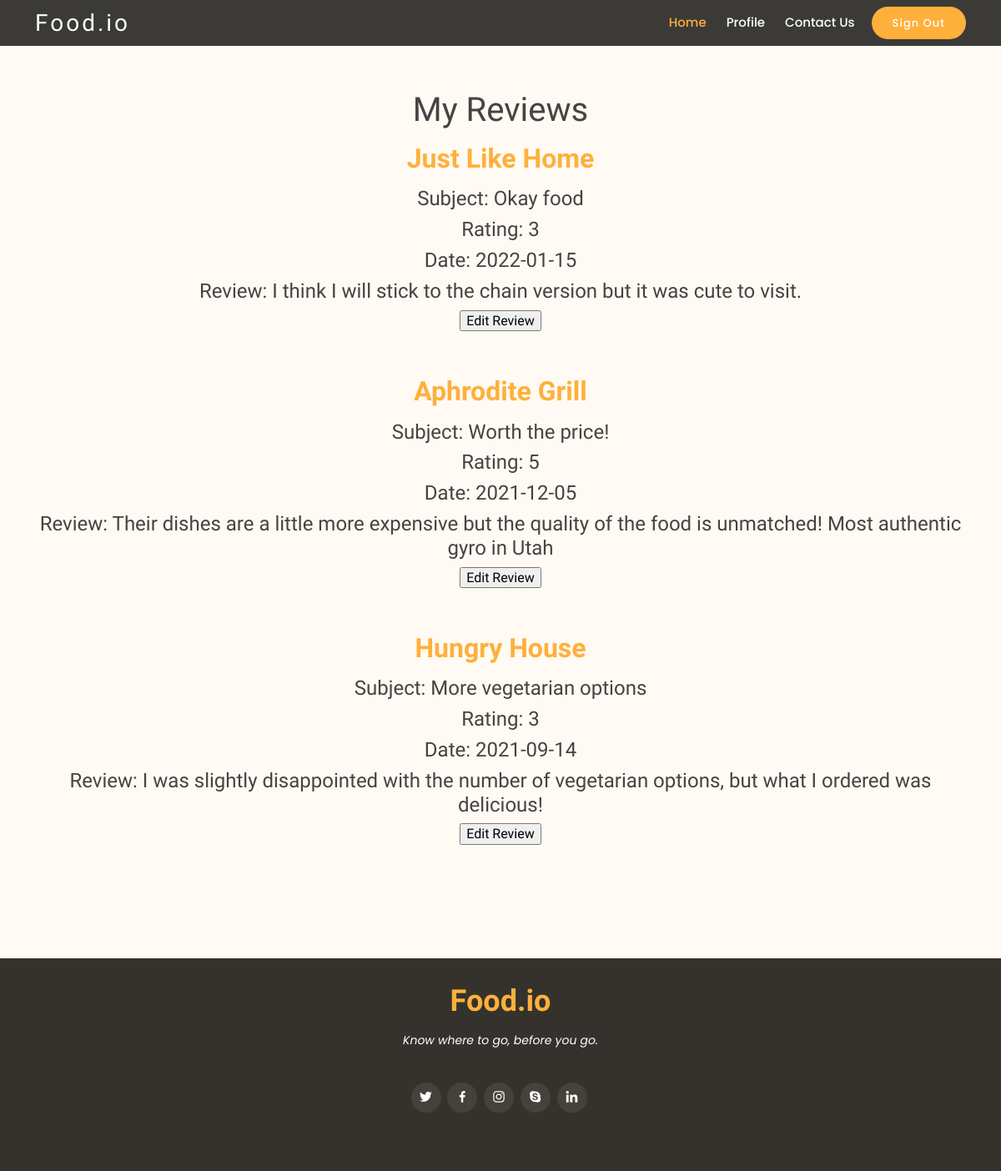
The page /foodio/profiles/userreviews.php (signed in) on the database its author committed.
### tables this page shows
CREATE TABLE `review` (
  `review_ID` int(11) NOT NULL AUTO_INCREMENT,
  `restaurant_ID` int(11) NOT NULL,
  `user_ID` int(11) NOT NULL,
  `subject` varchar(50) NOT NULL,
  `review` varchar(500) NOT NULL,
  `rating` char(1) NOT NULL,
  `review_date` date NOT NULL,
  `response` varchar(500) NOT NULL,
  PRIMARY KEY (`review_ID`),
  KEY `restaurant_ID` (`restaurant_ID`),
  KEY `user_ID` (`user_ID`),
  CONSTRAINT `review_ibfk_1` FOREIGN KEY (`restaurant_ID`) REFERENCES `restaurant` (`restaurant_ID`),
  CONSTRAINT `review_ibfk_2` FOREIGN KEY (`user_ID`) REFERENCES `user` (`user_ID`),
  CONSTRAINT CHECK_review_rating CHECK (rating IN ('1','2','3','4','5'))
);

CREATE TABLE `restaurant` (
  `restaurant_ID` int(11) NOT NULL AUTO_INCREMENT,
  `restaurant_name` varchar(128) NOT NULL,
  `restaurant_password` varchar(255) NOT NULL,
  `restaurant_description` varchar(500) NOT NULL,
  `address` varchar(250) NOT NULL,
  `owner_name` varchar(128) NOT NULL,
  `phone` char(10) NOT NULL,
  `restaurant_email` varchar(250) NOT NULL,
  `restaurant_type` varchar(25) NOT NULL,
  PRIMARY KEY (`restaurant_ID`)
);

### foodio/profiles/userreviews.php (the view, shortened to what this page needs)
<!DOCTYPE html>
<html lang="en">
<head>
  <link href="../assets/vendor/animate.css/animate.min.css" rel="stylesheet">
  <link href="../assets/vendor/bootstrap/css/bootstrap.min.css" rel="stylesheet">
  <link href="../assets/vendor/bootstrap-icons/bootstrap-icons.css" rel="stylesheet">
  <link href="../assets/vendor/boxicons/css/boxicons.min.css" rel="stylesheet">
  <link href="../assets/vendor/glightbox/css/glightbox.min.css" rel="stylesheet">
  <link href="../assets/vendor/swiper/swiper-bundle.min.css" rel="stylesheet">
  <link href="../assets/css/style.css" rel="stylesheet">
</head>
<body>
  <header id="header" class="fixed-top d-flex align-items-center">
    <div class="container-fluid container-xl d-flex align-items-center justify-content-between">
      <div class="logo me-auto">
        <h1><a href="../home.php">Food.io</a></h1>
      </div>
      <nav id="navbar" class="navbar order-last order-lg-0">
        <ul>
          <li><a class="nav-link scrollto active" href="../home.php">Home</a></li>
          <li><a class="nav-link scrollto" href="../redirect.php">Profile</a></li>
          <li><a class="nav-link scrollto" href="../contactus.php">Contact Us</a></li>
        </ul>
      </nav>
      <a href="../login/userloginpage.php" class="book-a-table-btn scrollto">Sign Out</a>
    </div>
  </header>
  <main id="main">
    <section id="about" class="about">
      <div class="container">
        <div class="section-title">
          <h1><span><br>My Reviews</h1>
		  <?php
				require_once '../dbinfo.php';
				$conn = new mysqli($hn, $un, $pw, $db);
				$userID = $_SESSION['userID'];
				$query = "select r.restaurant_name, re.subject, re.rating, re.review, re.review_date, re.review_ID
				from restaurant as r
				inner join review as re on r.restaurant_ID=re.restaurant_ID
				inner join user as u on re.user_ID=u.user_ID
				where u.user_ID = $userID
				order by re.review_date desc";
				$result = $conn->query($query);
				$rows = $result->num_rows;
				for($j=0; $j<$rows; ++$j){
					$result->data_seek($j);
					$row = $result->fetch_array(MYSQLI_NUM);
				echo <<<_END
					<h2><a href="../restaurants/$row[0]">$row[0]</a><h2>
					<h4>Subject: $row[1]</h3>
					<h4>Rating: $row[2]</h3>
					<h4>Date: $row[4]</h3>
					<h4>Review: $row[3]</h3>
					<h6>
					<form action='edituserreview.php' method='post'>
						<input type='hidden' name='editreview' value='yes'>
						<input type='hidden' name='reviewID' value='$row[5]'>
						<input type='submit' value='Edit Review'>
					</form>
					<br><br>
					</h6>
				_END;
				}
		  ?>
        </div>
      </div>
    </section>
  </main>
  <footer id="footer">
    <div class="container">
      <h3>Food.io</h3>
      <p>Know where to go, before you go.</p>
      <div class="social-links">
        <a href="#" class="twitter"><i class="bx bxl-twitter"></i></a>
        <a href="#" class="facebook"><i class="bx bxl-facebook"></i></a>
        <a href="#" class="instagram"><i class="bx bxl-instagram"></i></a>
        <a href="#" class="google-plus"><i class="bx bxl-skype"></i></a>
        <a href="#" class="linkedin"><i class="bx bxl-linkedin"></i></a>
      </div>
    </div>
  </footer>
</body>
</html>

### foodio/assets/css/style.css (style rules this page uses)
body { font-family: "Poppins", sans-serif; color: #444444; }
a { text-decoration: none; color: #ffb03b; }
h1, h2, h3, h4, h5, h6 { font-family: "Satisfy", sans-serif; }
#header { top: 0px; height: 55px; z-index: 997; transition: all 0.5s; padding: 10px 0; background: rgba(26, 24, 22, 0.85); }
#header .logo h1 { font-size: 28px; margin: 0; line-height: 1; font-weight: 400; letter-spacing: 3px; }
#header .logo h1 a, #header .logo h1 a:hover { color: #fff; text-decoration: none; }
.book-a-table-btn { background: #ffb03b; color: #fff; border-radius: 50px; margin: 0 0 0 20px; padding: 10px 25px; font-size: 13px; font-weight: 500; letter-spacing: 1px; transition: 0.3s; white-space: nowrap; }
.navbar { padding: 0; }
.navbar ul { margin: 0; padding: 0; display: flex; list-style: none; align-items: center; }
.navbar li { position: relative; }
.navbar a, .navbar a:focus { display: flex; align-items: center; justify-content: space-between; padding: 10px 0 10px 24px; font-size: 15px; font-weight: 500; color: white; white-space: nowrap; transition: 0.3s; }
.navbar a:hover, .navbar .active, .navbar .active:focus, .navbar li:hover > a { color: #ffb03b; }
section { padding: 60px 0; }
.section-title { text-align: center; padding-bottom: 30px; }
.section-title h2 { margin: 15px 0 0 0; font-size: 32px; font-weight: 700; color: #5f5950; }
.about { background: #fffaf3; }
#footer { background: #35322d; color: #fff; font-size: 14px; text-align: center; padding: 30px 0; }
#footer h3 { font-size: 36px; font-weight: 700; color: #ffb03b; position: relative; padding: 0; margin: 0 0 15px 0; }
#footer p { font-size: 15; font-style: italic; padding: 0; margin: 0 0 40px 0; }
#footer .social-links { margin: 0 0 40px 0; }
#footer .social-links a { font-size: 18px; display: inline-block; background: #46423b; color: #fff; line-height: 1; padding: 8px 0; margin-right: 4px; border-radius: 50%; text-align: center; width: 36px; height: 36px; transition: 0.3s; }

### rows shown on the page
review: restaurant_ID.restaurant_name "Just Like Home", subject "Okay food", rating "3", review_date "2022-01-15", review "I think I will stick to the chain version but it was cute to visit."
review: restaurant_ID.restaurant_name "Aphrodite Grill", subject "Worth the price!", rating "5", review_date "2021-12-05", review "Their dishes are a little more expensive but the quality of the food is unmatched! Most authentic gyro in Utah"
review: restaurant_ID.restaurant_name "Hungry House", subject "More vegetarian options", rating "3", review_date "2021-09-14", review "I was slightly disappointed with the number of vegetarian options, but what I ordered was delicious!"
